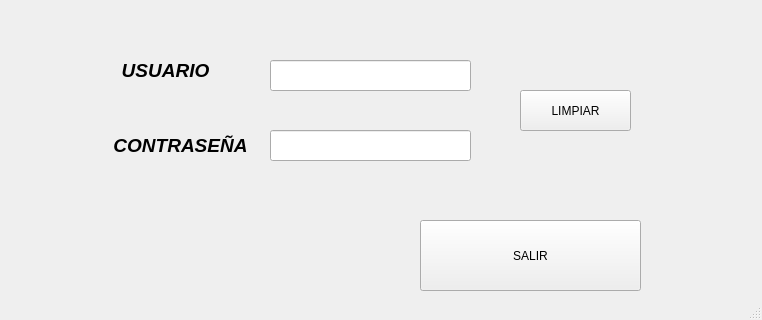
<?xml version="1.0" encoding="UTF-8"?>
<ui version="4.0">
 <class>MainWindow</class>
 <widget class="QMainWindow" name="MainWindow">
  <property name="geometry">
   <rect>
    <x>0</x>
    <y>0</y>
    <width>762</width>
    <height>320</height>
   </rect>
  </property>
  <property name="windowTitle">
   <string>VentanaInicio</string>
  </property>
  <widget class="QWidget" name="centralwidget">
   <widget class="QPushButton" name="botonAceptar">
    <property name="geometry">
     <rect>
      <x>420</x>
      <y>220</y>
      <width>221</width>
      <height>71</height>
     </rect>
    </property>
    <property name="text">
     <string>SALIR</string>
    </property>
   </widget>
   <widget class="QLabel" name="labelUsuario">
    <property name="geometry">
     <rect>
      <x>110</x>
      <y>50</y>
      <width>111</width>
      <height>41</height>
     </rect>
    </property>
    <property name="text">
     <string>&lt;html&gt;&lt;head/&gt;&lt;body&gt;&lt;p align=&quot;center&quot;&gt;&lt;span style=&quot; font-size:14pt; font-weight:600; font-style:italic;&quot;&gt;USUARIO&lt;/span&gt;&lt;/p&gt;&lt;/body&gt;&lt;/html&gt;</string>
    </property>
   </widget>
   <widget class="QLabel" name="labelContrasenia">
    <property name="geometry">
     <rect>
      <x>90</x>
      <y>120</y>
      <width>181</width>
      <height>51</height>
     </rect>
    </property>
    <property name="text">
     <string>&lt;html&gt;&lt;head/&gt;&lt;body&gt;&lt;p align=&quot;center&quot;&gt;&lt;span style=&quot; font-size:14pt; font-weight:600; font-style:italic;&quot;&gt;CONTRASEÑA&lt;/span&gt;&lt;/p&gt;&lt;/body&gt;&lt;/html&gt;</string>
    </property>
   </widget>
   <widget class="QLineEdit" name="lEusuario">
    <property name="geometry">
     <rect>
      <x>270</x>
      <y>60</y>
      <width>201</width>
      <height>31</height>
     </rect>
    </property>
   </widget>
   <widget class="QLineEdit" name="lEpass">
    <property name="geometry">
     <rect>
      <x>270</x>
      <y>130</y>
      <width>201</width>
      <height>31</height>
     </rect>
    </property>
   </widget>
   <widget class="QPushButton" name="pushButton">
    <property name="geometry">
     <rect>
      <x>520</x>
      <y>90</y>
      <width>111</width>
      <height>41</height>
     </rect>
    </property>
    <property name="text">
     <string>LIMPIAR</string>
    </property>
   </widget>
   <widget class="QLabel" name="label">
    <property name="geometry">
     <rect>
      <x>70</x>
      <y>200</y>
      <width>281</width>
      <height>81</height>
     </rect>
    </property>
    <property name="styleSheet">
     <string notr="true">border-image: url(:/imagen/descarga.jpeg);</string>
    </property>
    <property name="text">
     <string/>
    </property>
   </widget>
  </widget>
  <widget class="QStatusBar" name="statusbar"/>
 </widget>
 <resources>
  <include location="Imagen.qrc"/>
 </resources>
 <connections>
  <connection>
   <sender>pushButton</sender>
   <signal>clicked()</signal>
   <receiver>lEusuario</receiver>
   <slot>clear()</slot>
   <hints>
    <hint type="sourcelabel">
     <x>580</x>
     <y>113</y>
    </hint>
    <hint type="destinationlabel">
     <x>351</x>
     <y>71</y>
    </hint>
   </hints>
  </connection>
  <connection>
   <sender>pushButton</sender>
   <signal>clicked()</signal>
   <receiver>lEpass</receiver>
   <slot>clear()</slot>
   <hints>
    <hint type="sourcelabel">
     <x>528</x>
     <y>119</y>
    </hint>
    <hint type="destinationlabel">
     <x>385</x>
     <y>151</y>
    </hint>
   </hints>
  </connection>
  <connection>
   <sender>botonAceptar</sender>
   <signal>clicked()</signal>
   <receiver>MainWindow</receiver>
   <slot>close()</slot>
   <hints>
    <hint type="sourcelabel">
     <x>530</x>
     <y>255</y>
    </hint>
    <hint type="destinationlabel">
     <x>340</x>
     <y>166</y>
    </hint>
   </hints>
  </connection>
 </connections>
</ui>
